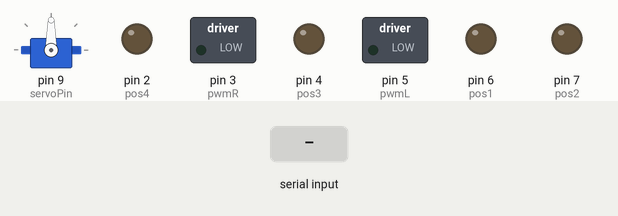
A sketch run on a simulated Arduino Uno, built with avr-gcc and run on an emulated ATmega328P. Parts: servo, switched loads named in the sketch (green lamp = pin HIGH), output pins drawn as LEDs (lit = HIGH). Inputs (shaded band) come from the test bench.

Above: at 1.2 s.
1.3 s: "8" received over the second serial link
At 1.7 s:
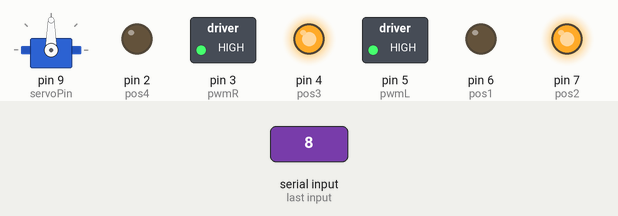
2.8 s: "4" received over the second serial link
At 3.9 s:
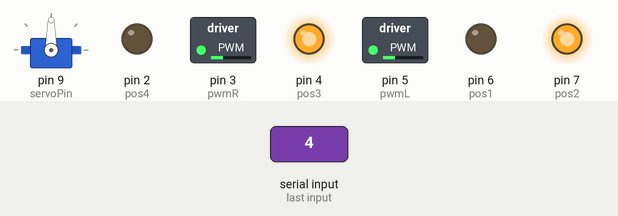
4.3 s: "2" received over the second serial link
At 5.2 s:
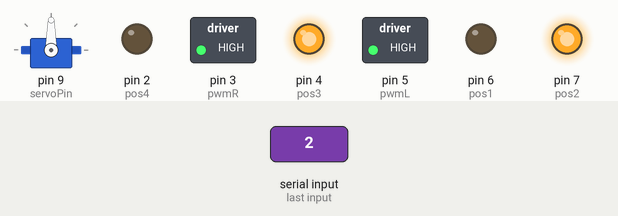
5.8 s: "5" received over the second serial link
At 6.2 s:
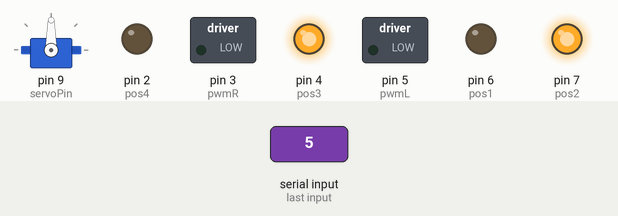
7.3 s: "6" received over the second serial link
At 8.6 s:
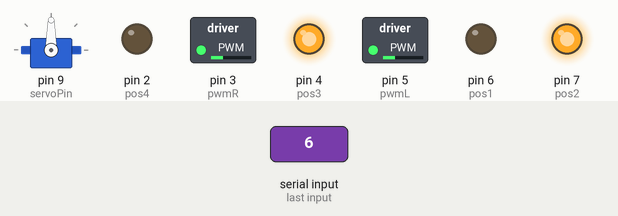
Timing chart, 0 to 9.8 s (numbered marks = the images above; inputs shaded):
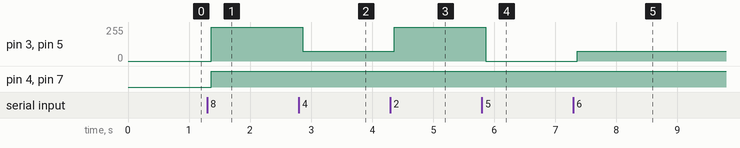

The sketch:

Automated_Rover.ino
```cpp
#include <Servo.h>
#include <SoftwareSerial.h>

//setting gobal variables
int pwmL = 5;
int pwmR = 3;
int pos1 = 6;
int pos2 = 7;
int pos3 = 4;
int pos4 = 2;
int roverCommand = 0;
int servoPin = 9; //servo pin
int servoPos = 0; //position of servo
Servo myServo; //creats servo object
SoftwareSerial mySerial(0, 1); // RX and TX

void setup() {
  // put your setup code here, to run once:

  //configuring the ports
  pinMode(pwmL, OUTPUT);
  pinMode(pwmR, OUTPUT);
  pinMode(pos1, OUTPUT);
  pinMode(pos2, OUTPUT);
  pinMode(pos3, OUTPUT);
  pinMode(pos4, OUTPUT);
  digitalWrite(pos1, LOW) ;   // Both motor with same polarity
  digitalWrite(pos2, LOW) ;
  digitalWrite(pos3, LOW) ;
  digitalWrite(pos4, LOW) ;
  analogWrite(pwmL, 0);   // Stop both motors => ValMx = 0
  analogWrite(pwmR, 0);

  myServo.attach(servoPin); // sets servo pin

  mySerial.begin(9600); // starts serial
}

// put your main code here, to run repeatedly:
void loop() {

  if(mySerial.available() > 0) {
    shouldRoverMove();
  }

  /*
  for(servoPos = 0; servoPos <= 180; servoPos += 1) {
    shouldRoverMove(); //starts rover moving
    delay(15);
  }
  for(servoPos = 180; servoPos >= 0; servoPos -= 1) {
    myServo.write(servoPos);
    delay(15);
  }
  */
}


// starts rover moving with specific speed and direction
void driveRover(int roverSpeed, String roverDirection) {

  // prints rover speed
  String currentText = " is the current speed and the motor direction is " + roverDirection;
  mySerial.println(roverSpeed + currentText);
  mySerial.println("");

  if(roverDirection = "forward"){
    digitalWrite(pos1, LOW);
    digitalWrite(pos2, HIGH);
    digitalWrite(pos3, HIGH);
    digitalWrite(pos4, LOW);
  }else if(roverDirection = "left") {
    digitalWrite(pos1, LOW);
    digitalWrite(pos2, HIGH);
    digitalWrite(pos3, LOW);
    digitalWrite(pos4, HIGH);
  }else if(roverDirection = "right") {
    digitalWrite(pos1, HIGH);
    digitalWrite(pos2, LOW);
    digitalWrite(pos3, HIGH);
    digitalWrite(pos4, LOW);
  }else if(roverDirection = "reverse") {
    digitalWrite(pos1, HIGH);
    digitalWrite(pos2, LOW);
    digitalWrite(pos3, LOW);
    digitalWrite(pos4, HIGH);
  }else if(roverDirection = "stop") {
    digitalWrite(pos1, LOW);
    digitalWrite(pos2, LOW);
    digitalWrite(pos3, LOW);
    digitalWrite(pos4, LOW);
  }

  analogWrite(pwmL, roverSpeed);
  analogWrite(pwmR, roverSpeed);
}

// tree of direction choices
void shouldRoverMove() {
  // reads serial
  roverCommand = mySerial.read();

  // moves rover
  if(roverCommand == 56){
    driveRover(255, "forward"); // full speed ahead
    }
  else if(roverCommand == 52){
    driveRover(75, "left");// turns rover
  }
  else if(roverCommand == 50){
    driveRover(255, "reverse");// reverses rover
  }
  else if(roverCommand == 54){
    driveRover(75, "right"); // turns rover
  }
  else if(roverCommand == 53) {
    driveRover(0, "stop"); // stops rover
  }
}
```

Measured:
- after the input at 1.3 s, pin 3 (pwmR), pin 5 (pwmL): 0/255 → 255/255 after 0.07 s; pin 4 (pos3), pin 7 (pos2): LOW → HIGH after 0.07 s
- after the input at 2.8 s, pin 3 (pwmR), pin 5 (pwmL): 255/255 → 75/255 after 0.06 s
- after the input at 4.3 s, pin 3 (pwmR), pin 5 (pwmL): 75/255 → 255/255 after 0.07 s
- after the input at 5.8 s, pin 3 (pwmR), pin 5 (pwmL): 255/255 → 0/255 after 0.06 s
- after the input at 7.3 s, pin 3 (pwmR), pin 5 (pwmL): 0/255 → 75/255 after 0.06 s
